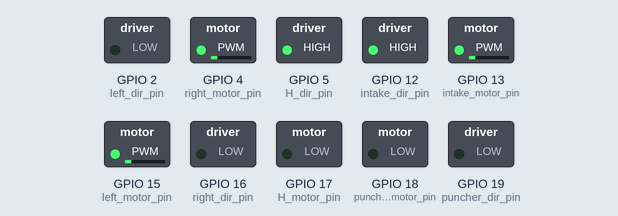
Recording of a program running on a simulated ESP32. Shown: switched loads named in the program (green lamp = pin HIGH).

Above: at 0.05 s.
At 1.95 s:
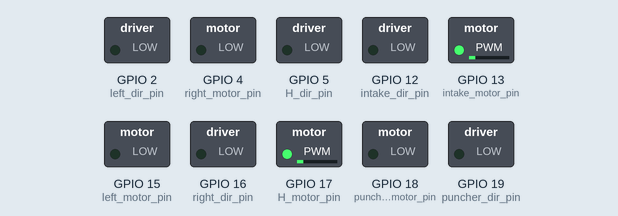
Timing chart, 0 to 3.0 s (numbered marks = the images above):
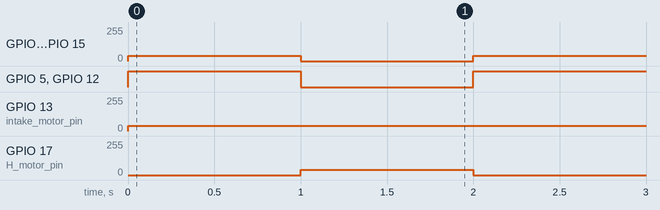

Measured:
- by itself, GPIO 4 (right_motor_pin), GPIO 15 (left_motor_pin), GPIO 17 (H_motor_pin): alternates 40/255 for 1.0 s and 0/255 for 1.0 s
- by itself, GPIO 5 (H_dir_pin), GPIO 12 (intake_dir_pin): alternates HIGH for 1.0 s and LOW for 1.0 s
- by itself, GPIO 13 (intake_motor_pin): 0/255 → 40/255 at 0.00 s

The program:

main.cpp
```cpp
#include <Arduino.h>


// TODO : have a header for definitions
#define intake_motor_pin 13
#define intake_dir_pin 12
#define right_motor_pin 4
#define right_dir_pin 16
#define left_motor_pin 15
#define left_dir_pin 2
#define H_motor_pin 17
#define H_dir_pin 5
#define puncher_motor_pin 18
#define puncher_dir_pin 19
// setting PWM properties
const int freq = 5000;
const int Channel = 0;
const int resolution = 8;//8 bit resolution
int dutyCycle  = 40;//test max speed
void setup() {
  for(int i=0;i<5;i++){
  // configure Motor PWM functionalitites
  ledcSetup(i, freq, resolution);
}

  // attach the channel to the GPIO to be controlled
  ledcAttachPin(intake_motor_pin, 0);
  ledcAttachPin(left_motor_pin, 1);
  ledcAttachPin(right_motor_pin, 2);
  ledcAttachPin(H_motor_pin, 3);
  ledcAttachPin(puncher_motor_pin, 4);

  pinMode(intake_dir_pin,OUTPUT);
  pinMode(left_dir_pin,OUTPUT);
  pinMode(right_dir_pin,OUTPUT);
  pinMode(H_dir_pin,OUTPUT);
  pinMode(puncher_dir_pin,OUTPUT);
}
void runDrive(int dir,int speed){
  if(dir>0){
  digitalWrite(left_dir_pin,LOW);
  digitalWrite(right_dir_pin,LOW);
}else{
  digitalWrite(left_dir_pin,HIGH);
  digitalWrite(right_dir_pin,HIGH);
}
  ledcWrite(1, speed);
  ledcWrite(2, speed);
}
void sideWays(int dir,int speed){
  if(dir>0){
  digitalWrite(H_dir_pin,HIGH);
}else{
  digitalWrite(H_dir_pin,LOW);
}
  ledcWrite(3, speed);
}
void loop() {
  runDrive(1, 40);
  sideWays(1,0);
  digitalWrite(intake_dir_pin,HIGH);
  ledcWrite(Channel, dutyCycle);
  delay(1000);
  runDrive(1, 0);
  sideWays(-1,40);
  digitalWrite(intake_dir_pin,LOW);
  ledcWrite(Channel, dutyCycle);
  delay(1000);


}
```
